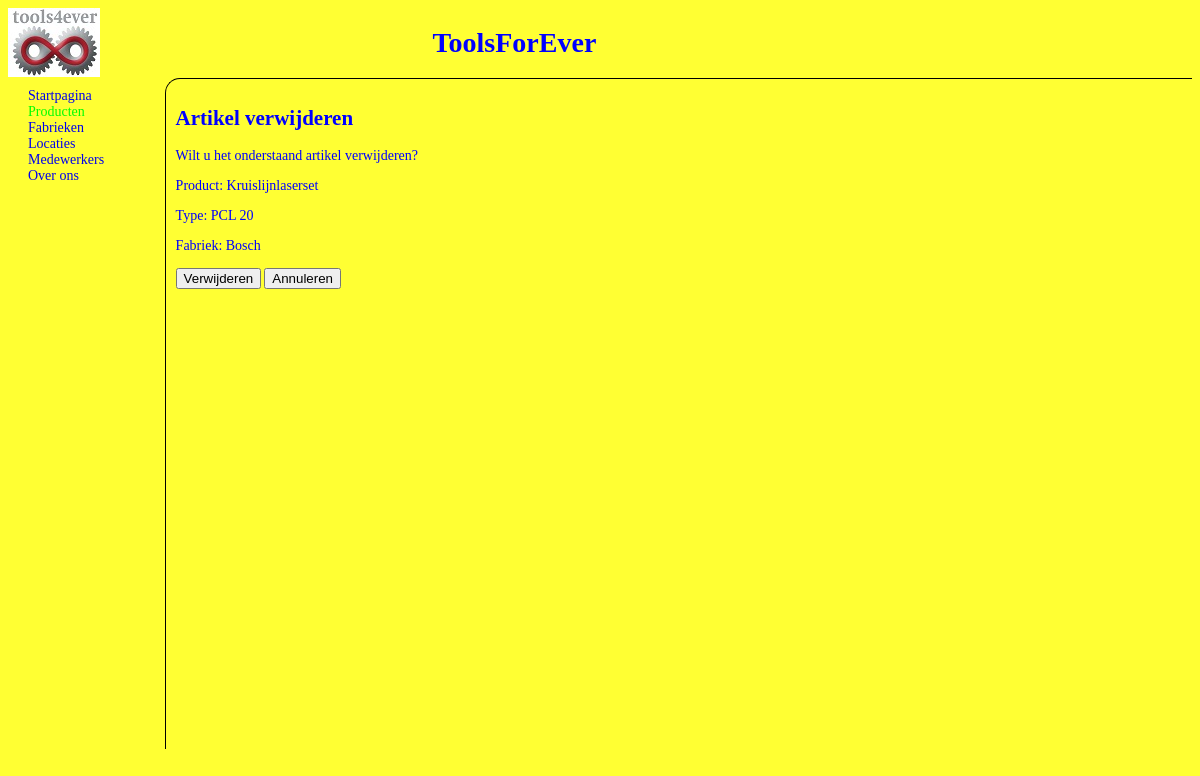
The app's page /intern/artikelverwijderen.php?id=PCL20 with its own data.
### tables this page shows
create table artikel (
	productcode varchar(5),
	product varchar(25),
	type varchar(20),
	fabriekscode varchar(5),
	inkoopsprijs decimal(10, 2),
	verkoopsprijs decimal(10,2),
	primary key(productcode),
	foreign key(fabriekscode) references fabriek(fabriekscode)
);

create table fabriek (
	fabriekscode varchar(5),
	fabrieksnaam varchar(15),
	telefoon varchar(10),
	primary key(fabriekscode)
);

### intern/artikelverwijderen.php (the view, shortened to what this page needs)
<?php
include_once "database.php";
?>
<!DOCTYPE html>
<html>
<head>
    <link href="../toolsforever.css" rel="stylesheet" type="text/css" media="screen" />
</head>
<body>
    <header>
		<div id="logo"><a href="../index.php"><img src="../afbeeldingen/NewLogo.jpg" /></a></div>
		<div id="titel"><h1>ToolsForEver</h1></div>
	</header>
	<div id="wrapper">
        <nav>
    		<a href="../index.php">Startpagina</a>
    		<a class="huidig" href="index.php?prod=1">Producten</a>
    		<a href="fabrieken.php">Fabrieken</a>
    		<a href="locatie.php">Locaties</a>
    		<a href="medewerkers.php">Medewerkers</a>
    		<a href="../info.php">Over ons</a>
        </nav>
        <article>
    <?php
    $stmt = $conn->prepare("SELECT * FROM artikel JOIN fabriek ON artikel.fabriekscode = fabriek.fabriekscode WHERE productcode=:productcode");
    $stmt->bindParam(":productcode",$productcode);
    $stmt->execute();
    $row = $stmt->fetch();
    ?>
            <h1>Artikel verwijderen</h1>
            <p>Wilt u het onderstaand artikel verwijderen?</p>
            <p>Product: <?php echo $row['product'];?></p>
            <p>Type: <?php echo $row['type'];?></p>
            <p>Fabriek: <?php echo $row['fabrieksnaam'];?></p>
            <form method="post" action="#">
                    <input type="submit" name="delete" value="Verwijderen" />
                    <input type="button" value="Annuleren" onclick="location.href='../index.php';" />
            </form>
        </article>
    </div>
</body>
</html>

### toolsforever.css (style rules this page uses)
html { height: 100%; font-family: "Calibri"; font-size: 14px; color: #0000FF; background: #FFFF33; }
header { float: left; width: 100%; height: 10%; }
img { border: none; }
#logo { float: left; display: inline; width: 8%; width: 92px; height: 67px; }
#titel { margin: auto; text-align: center; width: 70%; float: left; }
#wrapper { display: block; float: right; height: 90%; width: 100%; }
nav { float: left; width: 10%; padding: 10px; }
nav a { display: block; margin-left: 10px; margin-right: 20px; text-decoration: none; }
.huidig { color: #00FF00; }
article { display: inline; padding: 10px; float: right; width: 85%; height: 650px; border-left: 1px solid black; border-top: 1px solid black; border-top-left-radius: 15px; }
form { width: 200px; }
form input { float: left; margin-bottom: 3px; margin-right: 3px; }

### records on screen
artikel: product "Kruislijnlaserset", type "PCL 20", fabriekscode.fabrieksnaam "Bosch"
